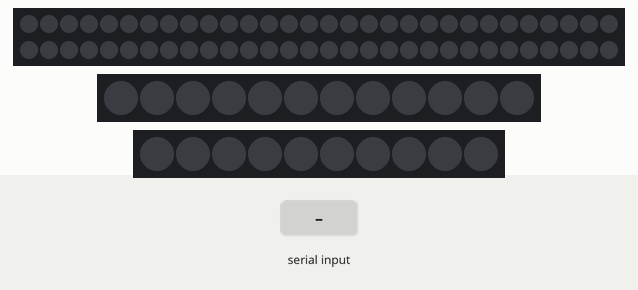
The sketch below on a simulated Arduino Uno, built with avr-gcc and run on an emulated ATmega328P. On the bench: 60 RGB LEDs in strip order, left to right, continuing on the next row, 12 RGB LEDs in strip order, left to right, 10 RGB LEDs in strip order, left to right. The test bench sets the inputs (shaded band). Dim RGB values are drawn brighter than linear; what the sketch prints to the serial monitor is not drawn.

Above: at 3.0 s.
3.1 s: "p\n" received over Serial
At 6.0 s:
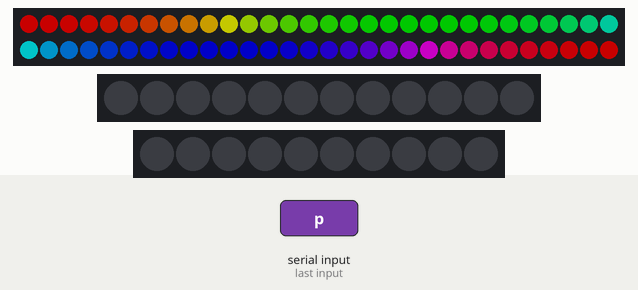
6.1 s: "b+\n" received over Serial
9.1 s: "n\n" received over Serial
At 11.9 s:
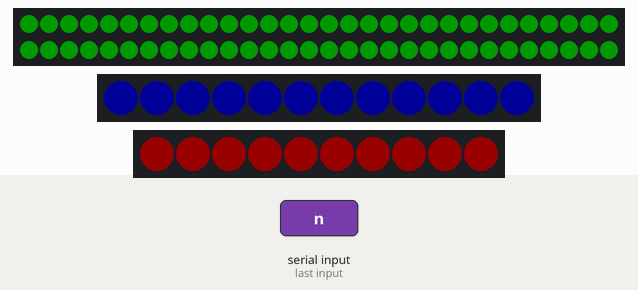
12.1 s: "n\n" received over Serial
At 14.9 s:
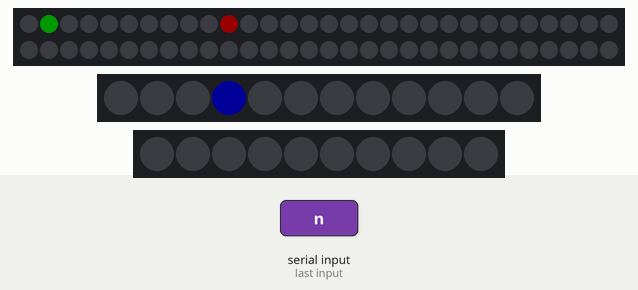
15.1 s: "b-\n" received over Serial
18.1 s: "help\n" received over Serial
At 24.12 s:
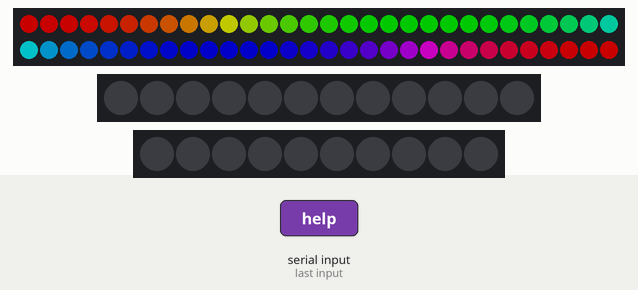

Measured:
- after the input at 9.1 s, the LEDs: first change after 1.0 s (image 2 shows a later state)
- after the input at 12.1 s, the LEDs: first change after 1.1 s (image 3 shows a later state)

The sketch:

test_led.ino
```cpp
// (licence header left out)
#include <Adafruit_NeoPixel.h>

// Pin definitions (match your actual wiring)
#define PIN_LEDS_MINUTE_SECOND  9     // 60 LEDs ring
#define PIN_LEDS_HOUR          10     // 12 LEDs ring
#define PIN_LEDS_AIR_QUALITY   11     // 10 LEDs bar

// LED counts
#define NUM_LEDS_MINUTE_SECOND  60
#define NUM_LEDS_HOUR          12
#define NUM_LEDS_AIR_QUALITY   10

// Color definitions for clock display (matching Horloge3.ino)
#define COLOR_SECOND_R   0    // Green for seconds
#define COLOR_SECOND_G   127
#define COLOR_SECOND_B   0

#define COLOR_MINUTE_R   127  // Red for minutes
#define COLOR_MINUTE_G   0
#define COLOR_MINUTE_B   0

#define COLOR_HOUR_R     0    // Blue for hours
#define COLOR_HOUR_G     0
#define COLOR_HOUR_B     127

#define COLOR_OVERLAP_R  127  // Yellow for overlap (minute = second)
#define COLOR_OVERLAP_G  127
#define COLOR_OVERLAP_B  0

// Create NeoPixel objects
Adafruit_NeoPixel stripMinuteSec(NUM_LEDS_MINUTE_SECOND, PIN_LEDS_MINUTE_SECOND, NEO_GRB + NEO_KHZ800);
Adafruit_NeoPixel stripHour(NUM_LEDS_HOUR, PIN_LEDS_HOUR, NEO_GRB + NEO_KHZ800);
Adafruit_NeoPixel stripAirQuality(NUM_LEDS_AIR_QUALITY, PIN_LEDS_AIR_QUALITY, NEO_GRB + NEO_KHZ800);

// Test parameters
int currentTest = 0;
unsigned long lastTestChange = 0;
unsigned long currentTestDuration = 5000;
bool testPaused = false;

// Animation variables
int animationStep = 0;
unsigned long lastAnimationUpdate = 0;
int brightness = 100;

// Test completion tracking
bool testCompleted = false;
int totalCycles = 0;

// Color definitions
struct Color {
  uint8_t r, g, b;
  const char* name;
};

Color testColors[] = {
  {255, 0, 0, "Red"},
  {0, 255, 0, "Green"},
  {0, 0, 255, "Blue"},
  {255, 255, 0, "Yellow"},
  {255, 0, 255, "Magenta"},
  {0, 255, 255, "Cyan"},
  {255, 255, 255, "White"}
};

const int numColors = sizeof(testColors) / sizeof(testColors[0]);

void setup() {
  Serial.begin(115200);
  delay(2000);

  Serial.println("=====================================");
  Serial.println("   Smart LED Clock - LED Strips Test");
  Serial.println("=====================================");
  Serial.println();
  Serial.println("🚨 CRITICAL POWER WARNING 🚨");
  Serial.println("LED strips require HIGH CURRENT!");
  Serial.println();
  Serial.println("Current requirements:");
  Serial.println("  60 LEDs: up to 3.6A");
  Serial.println("  12 LEDs: up to 0.7A");
  Serial.println("  10 LEDs: up to 0.6A");
  Serial.println("  TOTAL: up to 5A");
  Serial.println();
  Serial.println("⚡ MANDATORY EXTERNAL POWER:");
  Serial.println("  - Use 5V/5A power supply");
  Serial.println("  - Connect power directly to LED strips");
  Serial.println("  - Share common ground with Arduino");
  Serial.println("  - DO NOT rely on USB power alone!");
  Serial.println();
  Serial.println("❌ Without proper power supply:");
  Serial.println("  - LEDs will be dim or not work");
  Serial.println("  - Arduino may reset randomly");
  Serial.println("  - Risk of damaging USB port");
  Serial.println();
  Serial.println("✅ With proper power supply:");
  Serial.println("  - Bright, vibrant colors");
  Serial.println("  - Stable operation");
  Serial.println("  - Full brightness capability");
  Serial.println();
  Serial.println("Continue only if external power connected!");
  Serial.println("Press any key to continue or Ctrl+C to stop...");

  // Wait for user confirmation
  while (!Serial.available()) {
    delay(100);
    static unsigned long lastBlink = 0;
    static bool ledState = false;
    if (millis() - lastBlink > 500) {
      digitalWrite(LED_BUILTIN, ledState);
      ledState = !ledState;
      lastBlink = millis();
    }
  }

  while (Serial.available()) {
    Serial.read();
  }

  Serial.println();
  Serial.println("Proceeding with LED test...");
  Serial.println("=====================================");
  Serial.println();

  Serial.println("Initializing LED strips...");
  stripMinuteSec.begin();
  stripHour.begin();
  stripAirQuality.begin();

  stripMinuteSec.setBrightness(brightness);
  stripHour.setBrightness(brightness);
  stripAirQuality.setBrightness(brightness);

  clearAllStrips();

  Serial.print("LED strips initialized:\n- Minute/Second ring: ");
  Serial.print(NUM_LEDS_MINUTE_SECOND);
  Serial.print(" LEDs on pin ");
  Serial.println(PIN_LEDS_MINUTE_SECOND);
  Serial.print("- Hour ring: ");
  Serial.print(NUM_LEDS_HOUR);
  Serial.print(" LEDs on pin ");
  Serial.println(PIN_LEDS_HOUR);
  Serial.print("- Air Quality bar: ");
  Serial.print(NUM_LEDS_AIR_QUALITY);
  Serial.print(" LEDs on pin ");
  Serial.println(PIN_LEDS_AIR_QUALITY);
  Serial.println();

  Serial.println("Starting LED test sequence...");
  Serial.println("Tests will run automatically. Send 'p' to pause/resume, 'n' for next test");
  Serial.println("Send 'b+' or 'b-' to adjust brightness");
  Serial.println();

  printTestInfo();
  lastTestChange = millis();
}

unsigned long getTestDuration(int testNum) {
  switch (testNum) {
    case 0: return 5000;
    case 1: return 5000;
    case 2: return 6000;
    case 3: return 15000;
    default: return 5000;
  }
}

void loop() {
  handleSerialCommands();

  if (!testPaused) {
    if (millis() - lastTestChange >= currentTestDuration || testCompleted) {
      currentTest = (currentTest + 1) % 4;
      lastTestChange = millis();
      currentTestDuration = getTestDuration(currentTest);
      testCompleted = false;
      animationStep = 0;
      totalCycles = 0;
      printTestInfo();
    }

    runCurrentTest();
  }

  delay(50);
}

void printTestInfo() {
  Serial.print(">>> Test ");
  Serial.print(currentTest + 1);
  Serial.print("/4: ");

  switch (currentTest) {
    case 0:
      Serial.print("Rainbow Animation - All Colors");
      Serial.print(" (");
      Serial.print(currentTestDuration / 1000);
      Serial.println("s)");
      break;
    case 1:
      Serial.print("Chase Animation - All Strips");
      Serial.print(" (");
      Serial.print(currentTestDuration / 1000);
      Serial.println("s)");
      break;
    case 2:
      Serial.print("Brightness Test - All Levels");
      Serial.print(" (");
      Serial.print(currentTestDuration / 1000);
      Serial.println("s)");
      break;
    case 3:
      Serial.print("Clock Simulation - 03:10:xx (Overlapping Test)");
      Serial.print(" (");
      Serial.print(currentTestDuration / 1000);
      Serial.println("s)");
      break;
  }
}

void runCurrentTest() {
  switch (currentTest) {
    case 0: testRainbowAnimation(); break;
    case 1: testChaseAnimation(); break;
    case 2: testBrightness(); break;
    case 3: testClockSimulationFixed(); break;
  }
}

void testRainbowAnimation() {
  static unsigned long lastUpdate = 0;

  if (millis() - lastUpdate >= 50) {
    for (int i = 0; i < stripMinuteSec.numPixels(); i++) {
      int hue = (animationStep * 256 / stripMinuteSec.numPixels() + i * 65536L / stripMinuteSec.numPixels()) % 65536;
      stripMinuteSec.setPixelColor(i, stripMinuteSec.gamma32(stripMinuteSec.ColorHSV(hue)));
    }
    stripMinuteSec.show();

    stripHour.clear();
    stripHour.show();
    stripAirQuality.clear();
    stripAirQuality.show();

    animationStep++;
    lastUpdate = millis();

    static unsigned long lastStatus = 0;
    if (millis() - lastStatus >= 1000) {
      Serial.println("🌈 Rainbow animation running - All colors cycling");
      lastStatus = millis();
    }
  }
}

void testChaseAnimation() {
  static unsigned long lastUpdate = 0;

  if (millis() - lastUpdate >= 100) {
    clearAllStrips();

    int totalLEDs = stripMinuteSec.numPixels() + stripHour.numPixels() + stripAirQuality.numPixels();
    int currentPos = animationStep % totalLEDs;

    if (currentPos < stripMinuteSec.numPixels()) {
      stripMinuteSec.setPixelColor(currentPos, 0, 255, 0);
      stripMinuteSec.show();
      Serial.print("Chase: MinSec LED ");
      Serial.println(currentPos);
    } else if (currentPos < stripMinuteSec.numPixels() + stripHour.numPixels()) {
      int pos = currentPos - stripMinuteSec.numPixels();
      stripHour.setPixelColor(pos, 0, 0, 255);
      stripHour.show();
      Serial.print("Chase: Hour LED ");
      Serial.println(pos);
    } else {
      int pos = currentPos - stripMinuteSec.numPixels() - stripHour.numPixels();
      stripAirQuality.setPixelColor(pos, 255, 0, 0);
      stripAirQuality.show();
      Serial.print("Chase: AirQual LED ");
      Serial.println(pos);
    }

    animationStep++;
    lastUpdate = millis();
  }
}

void testBrightness() {
  static unsigned long lastUpdate = 0;

  if (millis() - lastUpdate >= 1000) {
    int brightnessLevels[] = {25, 50, 100, 150, 200, 255};
    int numLevels = sizeof(brightnessLevels) / sizeof(brightnessLevels[0]);

    int currentBrightness = brightnessLevels[animationStep % numLevels];

    stripMinuteSec.setBrightness(currentBrightness);
    stripHour.setBrightness(currentBrightness);
    stripAirQuality.setBrightness(currentBrightness);

    fillStrip(&stripMinuteSec, COLOR_SECOND_R, COLOR_SECOND_G, COLOR_SECOND_B);
    fillStrip(&stripHour, COLOR_HOUR_R, COLOR_HOUR_G, COLOR_HOUR_B);
    fillStrip(&stripAirQuality, COLOR_MINUTE_R, COLOR_MINUTE_G, COLOR_MINUTE_B);

    Serial.print("💡 Brightness level: ");
    Serial.print(currentBrightness);
    Serial.print("/255 (");
    Serial.print((currentBrightness * 100) / 255);
    Serial.println("%) - Colors: Green/Blue/Red");

    animationStep++;

    if (animationStep >= numLevels) {
      testCompleted = true;
      Serial.println("✅ Brightness test completed - All levels with project colors");
      stripMinuteSec.setBrightness(brightness);
      stripHour.setBrightness(brightness);
      stripAirQuality.setBrightness(brightness);
    }

    lastUpdate = millis();
  }
}

void testClockSimulationFixed() {
  static unsigned long lastUpdate = 0;

  if (millis() - lastUpdate >= 1000) {
    clearAllStrips();

    int hour = 3;
    int minute = 10;
    int second = (animationStep % 60);

    stripHour.setPixelColor(hour, COLOR_HOUR_R, COLOR_HOUR_G, COLOR_HOUR_B);
    stripMinuteSec.setPixelColor(minute, COLOR_MINUTE_R, COLOR_MINUTE_G, COLOR_MINUTE_B);

    if (minute != second) {
      stripMinuteSec.setPixelColor(second, COLOR_SECOND_R, COLOR_SECOND_G, COLOR_SECOND_B);
    } else {
      stripMinuteSec.setPixelColor(second, COLOR_OVERLAP_R, COLOR_OVERLAP_G, COLOR_OVERLAP_B);
      Serial.println("🔶 OVERLAP! Second and minute at same position (10)");
    }

    stripHour.show();
    stripMinuteSec.show();
    stripAirQuality.clear();
    stripAirQuality.show();

    Serial.print("🕐 Clock: 03:10:");
    if (second < 10) Serial.print("0");
    Serial.print(second);
    if (second == 10) {
      Serial.print(" (OVERLAPPING!)");
    }
    Serial.println();

    animationStep++;
    lastUpdate = millis();
  }
}

void fillStrip(Adafruit_NeoPixel* strip, uint8_t r, uint8_t g, uint8_t b) {
  for (int i = 0; i < strip->numPixels(); i++) {
    strip->setPixelColor(i, r, g, b);
  }
  strip->show();
}

void clearAllStrips() {
  stripMinuteSec.clear();
  stripHour.clear();
  stripAirQuality.clear();
  stripMinuteSec.show();
  stripHour.show();
  stripAirQuality.show();
}

void handleSerialCommands() {
  if (Serial.available() > 0) {
    String command = Serial.readString();
    command.trim();
    command.toLowerCase();

    if (command == "p") {
      testPaused = !testPaused;
      Serial.println(testPaused ? "Tests PAUSED" : "Tests RESUMED");
    } else if (command == "n") {
      currentTest = (currentTest + 1) % 4;
      lastTestChange = millis();
      animationStep = 0;
      printTestInfo();
    } else if (command == "b+") {
      brightness = min(255, brightness + 25);
      updateBrightness();
      Serial.print("Brightness increased to: ");
      Serial.println(brightness);
    } else if (command == "b-") {
      brightness = max(25, brightness - 25);
      updateBrightness();
      Serial.print("Brightness decreased to: ");
      Serial.println(brightness);
    } else if (command == "help" || command == "h") {
      printHelp();
    } else if (command == "status" || command == "s") {
      printStatus();
    } else if (command == "clear" || command == "c") {
      clearAllStrips();
      Serial.println("All LEDs cleared");
    } else {
      Serial.println("Unknown command. Type 'help' for available commands");
    }
  }
}

void updateBrightness() {
  stripMinuteSec.setBrightness(brightness);
  stripHour.setBrightness(brightness);
  stripAirQuality.setBrightness(brightness);

  stripMinuteSec.show();
  stripHour.show();
  stripAirQuality.show();
}

void printHelp() {
  Serial.println("\n=== LED Test Commands ===");
  Serial.println("p      - Pause/Resume tests");
  Serial.println("n      - Next test");
  Serial.println("b+     - Increase brightness");
  Serial.println("b-     - Decrease brightness");
  Serial.println("c      - Clear all LEDs");
  Serial.println("s      - Show status");
  Serial.println("help   - Show this help");
  Serial.println("========================\n");
}

void printStatus() {
  Serial.println("\n=== LED Test Status ===");
  Serial.print("Current test: ");
  Serial.print(currentTest + 1);
  Serial.println("/4");
  Serial.print("Test paused: ");
  Serial.println(testPaused ? "Yes" : "No");
  Serial.print("Brightness: ");
  Serial.print(brightness);
  Serial.println("/255");
  Serial.print("Uptime: ");
  Serial.print(millis() / 1000);
  Serial.println(" seconds");

  Serial.println("\nLED Strip Configuration:");
  Serial.print("- Minute/Second: ");
  Serial.print(NUM_LEDS_MINUTE_SECOND);
  Serial.print(" LEDs on pin ");
  Serial.println(PIN_LEDS_MINUTE_SECOND);
  Serial.print("- Hour: ");
  Serial.print(NUM_LEDS_HOUR);
  Serial.print(" LEDs on pin ");
  Serial.println(PIN_LEDS_HOUR);
  Serial.print("- Air Quality: ");
  Serial.print(NUM_LEDS_AIR_QUALITY);
  Serial.print(" LEDs on pin ");
  Serial.println(PIN_LEDS_AIR_QUALITY);

  int totalLEDs = NUM_LEDS_MINUTE_SECOND + NUM_LEDS_HOUR + NUM_LEDS_AIR_QUALITY;
  Serial.print("- Total LEDs: ");
  Serial.println(totalLEDs);
  Serial.println("=====================\n");
}
```
